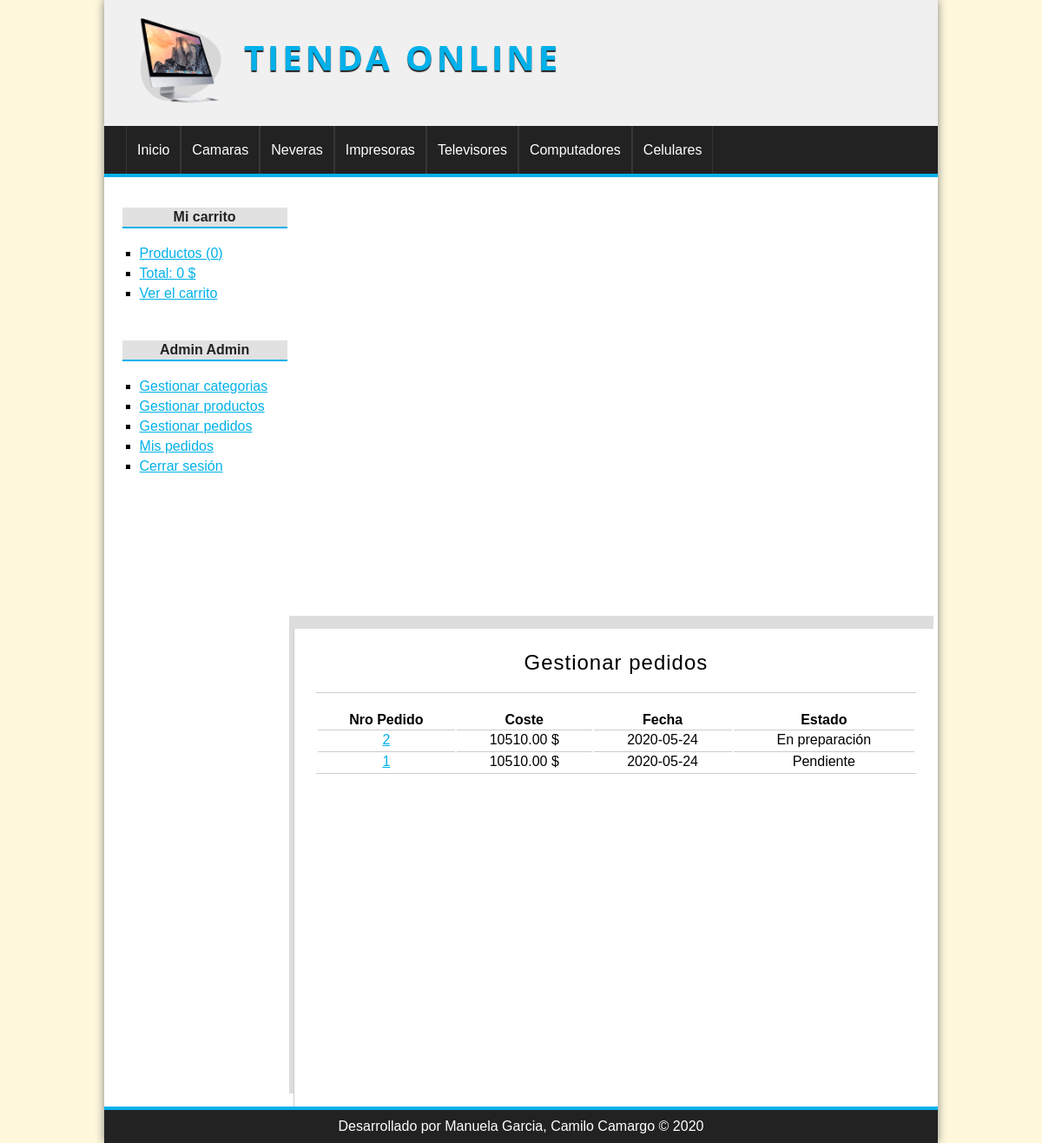
Page /proyecto-php-poo/pedido/gestion (signed in) on the committed database.
### tables this page shows
CREATE TABLE `categorias` (
  `id` int(255) NOT NULL,
  `nombre` varchar(100) NOT NULL
);

CREATE TABLE `pedidos` (
  `id` int(255) NOT NULL,
  `usuario_id` int(255) NOT NULL,
  `provincia` varchar(100) NOT NULL,
  `localidad` varchar(100) NOT NULL,
  `direccion` varchar(255) NOT NULL,
  `coste` float(200,2) NOT NULL,
  `estado` varchar(20) NOT NULL,
  `fecha` date DEFAULT NULL,
  `hora` time DEFAULT NULL
);

### proyecto-php-poo/config/db.php (called while the page is built)
<?php
class Database{
    public static function connect(){
        $db= new mysqli('localhost', 'root', '', 'tienda_master');
        $db->query("SET NAMES 'utf8'");
        return $db;
    }
}

### proyecto-php-poo/helpers/utils.php (called while the page is built, shortened)
<?php
class Utils
{
    public static  function showCategorias(){
        require_once 'models/categoria.php';
        $categoria = new Categoria();
        $categorias= $categoria->getAll();
        return $categorias;
    }
    public static function showStatus($status){
        $value = 'Pendiente';
        if($status == 'confirm'){
            $value = 'Pendiente';
        }elseif($status == 'preparation'){
            $value = 'En preparación';
        }elseif($status == 'ready'){
            $value = 'Preparado para enviar';
        }elseif($status = 'sended'){
            $value = 'Enviado';
        }
        return $value;
    }
}

### proyecto-php-poo/models/categoria.php (called while the page is built, shortened)
<?php
class Categoria
{
    private $db;
    public function __construct()
    {
        $this->db = Database::connect();
    }
    public function getAll(){
      $categorias = $this->db->query("SELECT * FROM categorias ORDER BY id desc ;");
      return $categorias;
    }
}

### proyecto-php-poo/controllers/PedidoController.php (called while the page is built, shortened)
<?php
require_once 'models/pedido.php';
class pedidoController{
    public function gestion(){
        $gestion = true;
        $pedido = new Pedido();
        $pedidos = $pedido->getAll();
        require_once 'views/pedido/mis_pedidos.php';
    }
}

### proyecto-php-poo/models/pedido.php (called while the page is built, shortened)
<?php
class Pedido{
    private $db;
    public function __construct() {
        $this->db = Database::connect();
    }
    public function getAll(){
        $productos = $this->db->query("SELECT * FROM pedidos ORDER BY id DESC");
        return $productos;
    }
}

### proyecto-php-poo/views/pedido/mis_pedidos.php (the view)
<?php if (isset($gestion)): ?>
    <h1>Gestionar pedidos</h1>
<?php else: ?>
    <h1>Mis pedidos</h1>
<?php endif; ?>
<table>
    <tr>
        <th>Nro Pedido</th>
        <th>Coste</th>
        <th>Fecha</th>
        <th>Estado</th>
    </tr>
    <?php
    while ($ped = $pedidos->fetch_object()):
        ?>
        <tr>
            <td>
                <a href="<?= base_url ?>pedido/detalle&id=<?= $ped->id ?>"><?= $ped->id ?></a>
            </td>
            <td>
                <?= $ped->coste ?> $
            </td>
            <td>
                <?= $ped->fecha ?>
            </td>
            <td>
                <?=Utils::showStatus($ped->estado)?>
            </td>
        </tr>
    <?php endwhile; ?>
</table>

### proyecto-php-poo/views/layout/header.php (shortened to what this page needs)
<!DOCTYPE html>
<html lang="es">
<head>
    <link rel="stylesheet" href="<?= base_url ?>assets/css/styles.css">
</head>
<body>
    <div id="container">
        <header id="header">
            <div id="logo">
                <img src="<?= base_url ?>assets/img/logo.png" alt=" camiseta logo">
                <a href="<?=base_url?>">
                    Tienda Online
                </a>
            </div>
        </header>
        <?php $categorias = Utils::showCategorias(); ?>
        <nav id="menu">
            <ul>
                <li>
                    <a href="<?=base_url?>">Inicio</a>
                </li>
                <?php while ($cat = $categorias->fetch_object()): ?>
                    <li>
                        <a href="<?=base_url?>categoria/ver&id=<?=$cat->id?>"><?=$cat->nombre?></a>
                    </li>
                <?php endwhile; ?>
            </ul>
        </nav>
        <div id="content">

### proyecto-php-poo/assets/css/styles.css (style rules this page uses)
* { padding:0px; margin: 0px; font-family: sans-serif, Helvetica, Arial; }
body { background: cornsilk ; }
a { color: #01b1ea; }
table { text-align: center; width:100%; border-bottom: 1px solid #ccc; }
td { border-top: 1px solid #ccc; padding: 2px; }
#container { width: 80%; margin: 0px auto; box-shadow: 0px 0px 10px gray ; background: white; }
#header { height: 145px; background: #f0f0f0; }
#logo { padding: 20px; margin-left: 20px; float: left; }
#logo img { float: left; height: 100px; }
#logo a { float: left; font-size: 40px; letter-spacing: 4px; font-family: 'Open Sans', Arial, Helvetica, sans-serif; text-transform: uppercase; color: #01B1EA; font-weight: bold; text-decoration: none; margin-top: 18px; margin-left: 25px; text-shadow: 0px 2px 1px #222222; transition: all 300ms; }
#menu { clear: both; background: #222; color:white; height: 55px; border-bottom: 4px solid #01B1EA ; }
#menu ul { list-style: none; text-decoration: none; margin: 0px auto; margin-left: 25px; }
#menu ul li { line-height: 55px; float: left; border-right: 1px solid #363636; }
#menu a { display: block; color: white; text-decoration: none; padding-left: 12px; padding-right:12px ; transition: all 300ms; }
#menu a:first-child { border-left: 1px solid #363636; }
#content { margin:0px auto; overflow: hidden; background: white; }
#central h1 { font-size: 24px; font-weight: normal; letter-spacing: 1px; text-align: center; border-bottom: 1px solid #ccc; margin-bottom: 20px; padding: 20px; padding-top: 0px; }

### rows in the picture
categorias: nombre "Camaras"
categorias: nombre "Neveras"
categorias: nombre "Impresoras"
categorias: nombre "Televisores"
categorias: nombre "Computadores"
categorias: nombre "Celulares"
pedidos: id "2", coste "10510.00", fecha "2020-05-24", estado "En preparación"
pedidos: id "1", coste "10510.00", fecha "2020-05-24", estado "Pendiente"

### other values in the picture
$stats['count'] "0"
$stats['total'] "0"
$_SESSION['identify']->nombre "Admin"
$_SESSION['identify']->apellidos "Admin"
